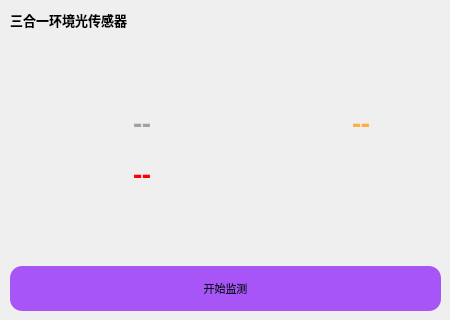
            <widget class="QWidget" name="widget_triad_light" native="true">
             <property name="minimumSize">
              <size>
               <width>450</width>
               <height>320</height>
              </size>
             </property>
             <property name="maximumSize">
              <size>
               <width>450</width>
               <height>320</height>
              </size>
             </property>
             <property name="styleSheet">
              <string notr="true">#widget_triad_light
{
    background-color: #0f172a;
    border: 1px solid #1f2937;
    border-radius: 18px;
}
</string>
             </property>
             <widget class="QWidget" name="layoutWidget_6">
              <property name="geometry">
               <rect>
                <x>10</x>
                <y>10</y>
                <width>431</width>
                <height>301</height>
               </rect>
              </property>
              <layout class="QVBoxLayout" name="v_layout_triad_light">
               <item>
                <widget class="QLabel" name="label_text_sensor_triad_light">
                 <property name="font">
                  <font>
                   <family>Noto Sans S Chinese Black</family>
                   <pointsize>10</pointsize>
                   <weight>75</weight>
                   <bold>true</bold>
                  </font>
                 </property>
                 <property name="text">
                  <string>三合一环境光传感器</string>
                 </property>
                </widget>
               </item>
               <item>
                <spacer name="v_spacer_triad_light_1">
                 <property name="orientation">
                  <enum>Qt::Vertical</enum>
                 </property>
                 <property name="sizeHint" stdset="0">
                  <size>
                   <width>20</width>
                   <height>40</height>
                  </size>
                 </property>
                </spacer>
               </item>
               <item>
                <layout class="QGridLayout" name="g_layout_triad_light">
                 <item row="0" column="1">
                  <layout class="QHBoxLayout" name="h_layout_als">
                   <item>
                    <spacer name="h_spacer_als_1">
                     <property name="orientation">
                      <enum>Qt::Horizontal</enum>
                     </property>
                     <property name="sizeHint" stdset="0">
                      <size>
                       <width>40</width>
                       <height>20</height>
                      </size>
                     </property>
                    </spacer>
                   </item>
                   <item>
                    <widget class="QLabel" name="label_img_als">
                     <property name="minimumSize">
                      <size>
                       <width>45</width>
                       <height>45</height>
                      </size>
                     </property>
                     <property name="maximumSize">
                      <size>
                       <width>45</width>
                       <height>45</height>
                      </size>
                     </property>
                     <property name="styleSheet">
                      <string notr="true">border-image: url(:/icon/ALS.png);</string>
                     </property>
                     <property name="text">
                      <string/>
                     </property>
                    </widget>
                   </item>
                   <item>
                    <widget class="QLabel" name="label_text_sensor_data_als">
                     <property name="font">
                      <font>
                       <family>Noto Sans S Chinese Black</family>
                       <pointsize>20</pointsize>
                       <weight>75</weight>
                       <bold>true</bold>
                      </font>
                     </property>
                     <property name="styleSheet">
                      <string notr="true">color: rgb(252, 175, 62);</string>
                     </property>
                     <property name="text">
                      <string>--</string>
                     </property>
                     <property name="alignment">
                      <set>Qt::AlignCenter</set>
                     </property>
                    </widget>
                   </item>
                   <item>
                    <spacer name="h_spacer_als_2">
                     <property name="orientation">
                      <enum>Qt::Horizontal</enum>
                     </property>
                     <property name="sizeHint" stdset="0">
                      <size>
                       <width>40</width>
                       <height>20</height>
                      </size>
                     </property>
                    </spacer>
                   </item>
                  </layout>
                 </item>
                 <item row="0" column="0">
                  <layout class="QHBoxLayout" name="h_layout_ps">
                   <item>
                    <spacer name="h_spacer_ps_1">
                     <property name="orientation">
                      <enum>Qt::Horizontal</enum>
                     </property>
                     <property name="sizeHint" stdset="0">
                      <size>
                       <width>40</width>
                       <height>20</height>
                      </size>
                     </property>
                    </spacer>
                   </item>
                   <item>
                    <widget class="QLabel" name="label_img_ps">
                     <property name="minimumSize">
                      <size>
                       <width>45</width>
                       <height>45</height>
                      </size>
                     </property>
                     <property name="maximumSize">
                      <size>
                       <width>45</width>
                       <height>45</height>
                      </size>
                     </property>
                     <property name="styleSheet">
                      <string notr="true">border-image: url(:/icon/PS.png);</string>
                     </property>
                     <property name="text">
                      <string/>
                     </property>
                    </widget>
                   </item>
                   <item>
                    <widget class="QLabel" name="label_text_sensor_data_ps">
                     <property name="font">
                      <font>
                       <family>Noto Sans S Chinese Black</family>
                       <pointsize>20</pointsize>
                       <weight>75</weight>
                       <bold>true</bold>
                      </font>
                     </property>
                     <property name="styleSheet">
                      <string notr="true">color: rgb(161, 161, 161);</string>
                     </property>
                     <property name="text">
                      <string>--</string>
                     </property>
                     <property name="alignment">
                      <set>Qt::AlignCenter</set>
                     </property>
                    </widget>
                   </item>
                   <item>
                    <spacer name="h_spacer_ps_2">
                     <property name="orientation">
                      <enum>Qt::Horizontal</enum>
                     </property>
                     <property name="sizeHint" stdset="0">
                      <size>
                       <width>40</width>
                       <height>20</height>
                      </size>
                     </property>
                    </spacer>
                   </item>
                  </layout>
                 </item>
                 <item row="1" column="0">
                  <layout class="QHBoxLayout" name="h_layout_ir">
                   <item>
                    <spacer name="h_spacer_ir_1">
                     <property name="orientation">
                      <enum>Qt::Horizontal</enum>
                     </property>
                     <property name="sizeHint" stdset="0">
                      <size>
                       <width>40</width>
                       <height>20</height>
                      </size>
                     </property>
                    </spacer>
                   </item>
                   <item>
                    <widget class="QLabel" name="label_img_ir">
                     <property name="minimumSize">
                      <size>
                       <width>45</width>
                       <height>45</height>
                      </size>
                     </property>
                     <property name="maximumSize">
                      <size>
                       <width>45</width>
                       <height>45</height>
                      </size>
                     </property>
                     <property name="styleSheet">
                      <string notr="true">border-image: url(:/icon/IR.png);</string>
                     </property>
                     <property name="text">
                      <string/>
                     </property>
                    </widget>
                   </item>
                   <item>
                    <widget class="QLabel" name="label_text_sensor_data_ir">
                     <property name="font">
                      <font>
                       <family>Noto Sans S Chinese Black</family>
                       <pointsize>20</pointsize>
                       <weight>75</weight>
                       <bold>true</bold>
                      </font>
                     </property>
                     <property name="styleSheet">
                      <string notr="true">color: rgb(255, 0, 0);</string>
                     </property>
                     <property name="text">
                      <string>--</string>
                     </property>
                     <property name="alignment">
                      <set>Qt::AlignCenter</set>
                     </property>
                    </widget>
                   </item>
                   <item>
                    <spacer name="h_spacer_ir_2">
                     <property name="orientation">
                      <enum>Qt::Horizontal</enum>
                     </property>
                     <property name="sizeHint" stdset="0">
                      <size>
                       <width>40</width>
                       <height>20</height>
                      </size>
                     </property>
                    </spacer>
                   </item>
                  </layout>
                 </item>
                </layout>
               </item>
               <item>
                <spacer name="v_spacer_triad_light_2">
                 <property name="orientation">
                  <enum>Qt::Vertical</enum>
                 </property>
                 <property name="sizeHint" stdset="0">
                  <size>
                   <width>20</width>
                   <height>40</height>
                  </size>
                 </property>
                </spacer>
               </item>
               <item>
                <widget class="QPushButton" name="button_triad_light">
                 <property name="minimumSize">
                  <size>
                   <width>0</width>
                   <height>45</height>
                  </size>
                 </property>
                 <property name="font">
                  <font>
                   <family>Noto Sans S Chinese Medium</family>
                   <pointsize>8</pointsize>
                  </font>
                 </property>
                 <property name="styleSheet">
                  <string notr="true">QPushButton#button_triad_light {
    background-color: #a855f7;
    color: #0b1220;
    border-radius: 12px;
}

QPushButton#button_triad_light:hover {
    background-color: #9333ea;
}

QPushButton#button_triad_light:pressed {
    background-color: #7e22ce;
}
</string>
                 </property>
                 <property name="text">
                  <string>开始监测</string>
                 </property>
                </widget>
               </item>
              </layout>
             </widget>
            </widget>
